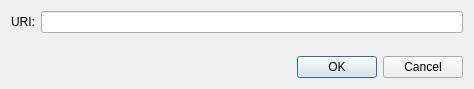
<?xml version="1.0" encoding="UTF-8"?>
<ui version="4.0">
 <class>OpenUriDialog</class>
 <widget class="QDialog" name="OpenUriDialog">
  <property name="windowModality">
   <enum>Qt::ApplicationModal</enum>
  </property>
  <property name="geometry">
   <rect>
    <x>0</x>
    <y>0</y>
    <width>474</width>
    <height>89</height>
   </rect>
  </property>
  <property name="windowTitle">
   <string>Open payment request</string>
  </property>
  <layout class="QVBoxLayout" name="verticalLayout">
   <item>
    <layout class="QHBoxLayout" name="horizontalLayout">
     <item>
      <widget class="QLabel" name="label">
       <property name="text">
        <string>URI:</string>
       </property>
      </widget>
     </item>
     <item>
      <widget class="QLineEdit" name="m_uriEdit"/>
     </item>
    </layout>
   </item>
   <item>
    <spacer name="verticalSpacer">
     <property name="orientation">
      <enum>Qt::Vertical</enum>
     </property>
     <property name="sizeHint" stdset="0">
      <size>
       <width>20</width>
       <height>40</height>
      </size>
     </property>
    </spacer>
   </item>
   <item>
    <layout class="QHBoxLayout" name="horizontalLayout_2">
     <item>
      <spacer name="horizontalSpacer">
       <property name="orientation">
        <enum>Qt::Horizontal</enum>
       </property>
       <property name="sizeHint" stdset="0">
        <size>
         <width>40</width>
         <height>20</height>
        </size>
       </property>
      </spacer>
     </item>
     <item>
      <widget class="QPushButton" name="m_okButton">
       <property name="text">
        <string>OK</string>
       </property>
      </widget>
     </item>
     <item>
      <widget class="QPushButton" name="m_cancelButton">
       <property name="text">
        <string>Cancel</string>
       </property>
      </widget>
     </item>
    </layout>
   </item>
  </layout>
 </widget>
 <resources/>
 <connections>
  <connection>
   <sender>m_okButton</sender>
   <signal>clicked()</signal>
   <receiver>OpenUriDialog</receiver>
   <slot>accept()</slot>
   <hints>
    <hint type="sourcelabel">
     <x>500</x>
     <y>62</y>
    </hint>
    <hint type="destinationlabel">
     <x>276</x>
     <y>44</y>
    </hint>
   </hints>
  </connection>
  <connection>
   <sender>m_cancelButton</sender>
   <signal>clicked()</signal>
   <receiver>OpenUriDialog</receiver>
   <slot>reject()</slot>
   <hints>
    <hint type="sourcelabel">
     <x>417</x>
     <y>62</y>
    </hint>
    <hint type="destinationlabel">
     <x>276</x>
     <y>44</y>
    </hint>
   </hints>
  </connection>
 </connections>
</ui>
